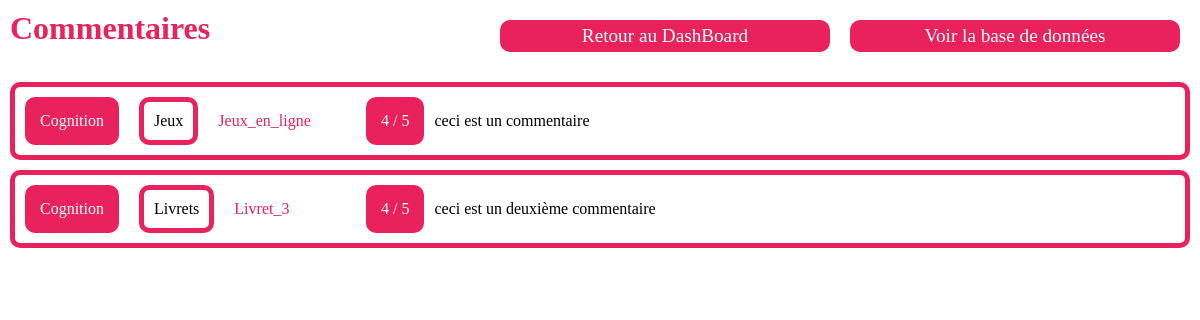
Screenshot of /viewRates.php with the database file from the repository.
### tables this page shows
CREATE TABLE "Commentaires"
(
	idCommentaire INTEGER
		primary key autoincrement,
	note INTEGER,
	commentaire VARCHAR(100),
	exerciceId INTEGER not null
		references Exercices
);

CREATE TABLE "Categories"
(
	idCategorie INTEGER
		primary key autoincrement,
	nomCategorie VARCHAR(50) not null,
	codeCouleur VARCHAR(20) not null
);

CREATE TABLE "Themes"
(
	idTheme INTEGER
		primary key autoincrement,
	nomTheme VARCHAR(50) not null,
	categorieId INTEGER not null
		references Categories
);

CREATE TABLE "Exercices"
(
	idExercice INTEGER
		primary key autoincrement,
	nomExercice VARCHAR(50) not null,
	themeId INTEGER not null
		references Themes
);

### class/Db.php (called while the page is built, shortened)
<?php
class Db {
    public $pdo;
    function __construct(){
        try{
            $this->pdo = new PDO('sqlite:'.__DIR__.'/../database/database.db' );
        }catch(PDOException $e){
            echo $e->getMessage();
        }
    }
    public function getAllCommentaires(){
        $sth = $this->pdo->prepare("SELECT commentaire, note, exerciceId FROM Commentaires");
        $sth->execute();
        return $sth->fetchAll();
    }
    public function getExerciceFromExerciceId(string $id){
        $sth = $this->pdo->prepare("SELECT * FROM Exercices WHERE idExercice= :id");
        $sth->execute(["id" => $id]);
        return $sth->fetch();
    }
    public function getThemeFromThemeId(string $id){
        $sth = $this->pdo->prepare("SELECT * FROM Themes WHERE idTheme= :id");
        $sth->execute(["id" => $id]);
        return $sth->fetch();
    }
    public function getCategorieFromCategorieId(string $id){
        $sth = $this->pdo->prepare("SELECT * FROM Categories WHERE idCategorie= :id");
        $sth->execute(["id" => $id]);
        return $sth->fetch();
    }
}

### viewRates.php (the view, shortened to what this page needs)
<!DOCTYPE html>
<html lang="fr">
<head>
    <link href="css/style.css" rel="stylesheet">
</head>
<?php include "class/Db.php";?>
<body>
    <div class="h1Button">
        <h1 class="h1DataBase">Commentaires</h1>
        <div class="buttonsDataBase">
            <a href="index.php">Retour au DashBoard</a>
            <a href="viewDatabase.php">Voir la base de données</a>
        </div>
    </div>
    <?php $db = new Db();
    $allCommentaires = $db->getAllCommentaires();
    foreach ($allCommentaires as $commentaire){
        $exercice = $db->getExerciceFromExerciceId($commentaire["exerciceId"]);
        $theme = $db->getThemeFromThemeId($exercice["themeId"]);
        $categorie = $db->getCategorieFromCategorieId($theme["categorieId"]);
        echo "<div class='divCommentaire'><div class='categorieThemeExercice'>".
            "<p class='categorieDataBase margin'>".$categorie['nomCategorie']."</p>".
            "<p class='themeDataBase margin'>".$theme["nomTheme"]."</p>".
            "<p class='exerciceCommentaire margin'>".$exercice["nomExercice"]."</p>".
            "</div><div class='commentaire'>".
            "<p class='noteCommentaire'>".$commentaire["note"]." / 5</p>".
            "<p class='messageCommentaire'>".$commentaire["commentaire"]."</p><br>".
            "</div></div>";
    }?>
</body>
<body>
</body>
</html>

### css/style.css (style rules this page uses)
* { margin: 0; padding: 0; box-sizing: border-box; font-family: Futura; --couleurPrincipale: #e9225e; }
h1 { color: var(--couleurPrincipale); }
input, button, select, textarea, a { font-size: 1.2rem; margin: 10px; }
fieldset, .divDataBase, .divCommentaire { border: 5px solid var(--couleurPrincipale); border-radius: 10px; }
button, a { background-color: var(--couleurPrincipale); border: var(--couleurPrincipale) 5px solid; color: white; border-radius: 10px; }
a { text-decoration: none; width: calc(100% - 40px); text-align: center; }
.categorieDataBase { background-color: var(--couleurPrincipale); color: white; padding: 10px; border-radius: 10px; border: 5px var(--couleurPrincipale) solid; }
.themeDataBase { border: 5px var(--couleurPrincipale) solid; border-radius: 10px; padding: 10px; }
.h1DataBase { text-align: center; }
.h1Button { display: flex; padding: 10px; width: 100%; justify-content: space-between; }
.buttonsDataBase { display: flex; width: 700px; }
.divCommentaire { display: flex; flex-direction: row; align-items: baseline; justify-content: space-between; margin: 10px; }
.margin { margin-right: 20px; }
.exerciceCommentaire { color: var(--couleurPrincipale); }
.commentaire { width: 70%; align-items: baseline; float: right; display: flex; flex-direction: row; }
.noteCommentaire { background-color: var(--couleurPrincipale); color: white; border: 5px var(--couleurPrincipale) solid; border-radius: 10px; padding: 10px; margin-right: 10px; }
.categorieThemeExercice { display: flex; flex-direction: row; align-items: baseline; margin: 10px; }

### rows the page displays
commentaires: categories.nomCategorie "Cognition", themes.nomTheme "Jeux", exerciceId.nomExercice "Jeux_en_ligne", note "4", commentaire "ceci est un commentaire"
commentaires: categories.nomCategorie "Cognition", themes.nomTheme "Livrets", exerciceId.nomExercice "Livret_3", note "4", commentaire "ceci est un deuxième commentaire"
